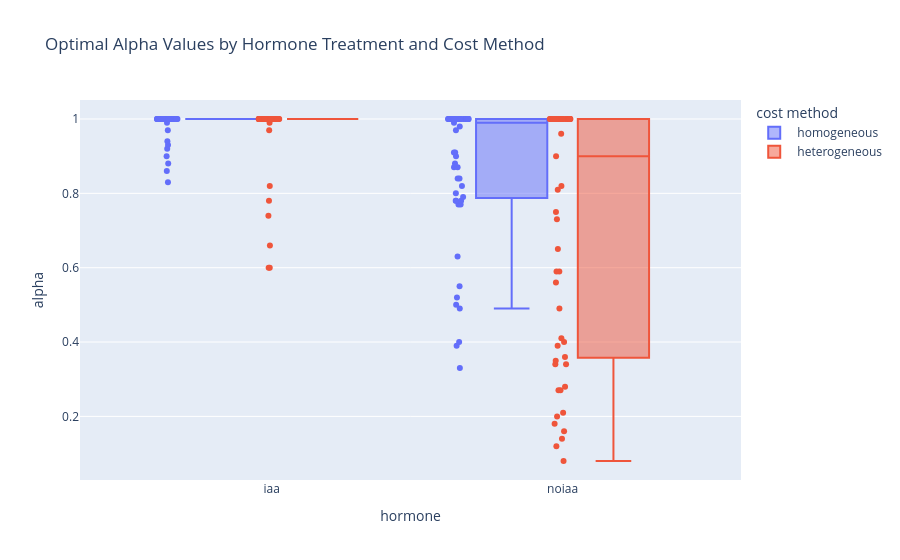

Notebook cell for this chart:
### Markdown cell above
IAA

### Code cell
combined_df_iaa = combined_df[combined_df["hormone"].isin(['iaa', 'noiaa'])]
fig = px.box(combined_df_iaa, x='hormone', y='alpha', color='cost method', points='all',
             title='Optimal Alpha Values by Hormone Treatment and Cost Method',
             category_orders={'hormone': ['iaa', 'noiaa']}
             )

fig.show()

### Figure 1 — Plotly figure (JSON) as saved in the notebook; plotly's stock layout.template omitted (floating-point values rounded to 4 significant figures)
{"data": [{"alignmentgroup": "True", "boxpoints": "all", "hovertemplate": "cost method= homogeneous<br>hormone=%{x}<br>alpha=%{y}<extra></extra>", "legendgroup": " homogeneous", "marker": {"color": "#636efa"}, "name": " homogeneous", "notched": false, "offsetgroup": " homogeneous", "orientation": "v", "showlegend": true, "type": "box", "x": ["iaa", "iaa", "iaa", "iaa", "iaa", "iaa", "iaa", "iaa", "iaa", "iaa", "iaa", "iaa", "iaa", "iaa", "iaa", "iaa", "iaa", "iaa", "iaa", "iaa", "iaa", "noiaa", "noiaa", "noiaa", "noiaa", "noiaa", "noiaa", "noiaa", "noiaa", "noiaa", "noiaa", "noiaa", "noiaa", "noiaa", "noiaa", "noiaa", "noiaa", "noiaa", "noiaa", "noiaa", "noiaa", "iaa", "iaa", "iaa", "iaa", "iaa", "iaa", "iaa", "iaa", "iaa", "iaa", "iaa", "iaa", "iaa", "iaa", "iaa", "iaa", "iaa", "iaa", "iaa", "iaa", "noiaa", "noiaa", "noiaa", "noiaa", "noiaa", "noiaa", "noiaa", "noiaa", "noiaa", "noiaa", "noiaa", "noiaa", "noiaa", "noiaa", "noiaa", "noiaa", "noiaa", "noiaa", "noiaa", "noiaa", "iaa", "iaa", "iaa", "iaa", "iaa", "iaa", "iaa", "iaa", "iaa", "iaa", "iaa", "iaa", "iaa", "iaa", "iaa", "iaa", "iaa", "iaa", "iaa", "iaa", "noiaa", "noiaa", "noiaa", "noiaa", "noiaa", "noiaa", "noiaa", "noiaa", "noiaa", "noiaa", "noiaa", "noiaa", "noiaa"], "x0": " ", "xaxis": "x", "y": [0.94, 1.0, 1.0, 0.88, 1.0, 1.0, 1.0, 1.0, 1.0, 1.0, 1.0, 1.0, 1.0, 1.0, 1.0, 1.0, 1.0, 1.0, 1.0, 1.0, 1.0, 0.79, 0.84, 0.98, 1.0, 0.77, 1.0, 1.0, 1.0, 1.0, 0.88, 1.0, 1.0, 1.0, 1.0, 1.0, 1.0, 1.0, 0.99, 1.0, 1.0, 0.93, 0.83, 1.0, 0.99, 1.0, 1.0, 1.0, 1.0, 0.86, 1.0, 1.0, 1.0, 1.0, 1.0, 1.0, 1.0, 1.0, 1.0, 1.0, 1.0, 0.87, 0.9, 1.0, 0.4, 0.78, 0.97, 0.82, 0.49, 0.91, 0.78, 1.0, 1.0, 1.0, 0.5, 1.0, 1.0, 1.0, 1.0, 1.0, 1.0, 0.92, 0.9, 1.0, 1.0, 1.0, 1.0, 1.0, 1.0, 1.0, 0.97, 1.0, 1.0, 1.0, 1.0, 1.0, 1.0, 1.0, 1.0, 1.0, 1.0, 0.52, 0.87, 0.39, 0.33, 0.91, 1.0, 0.78, 1.0, 0.55, 0.77, 0.63, 0.84, 0.8], "y0": " ", "yaxis": "y"}, {"alignmentgroup": "True", "boxpoints": "all", "hovertemplate": "cost method= heterogeneous<br>hormone=%{x}<br>alpha=%{y}<extra></extra>", "legendgroup": " heterogeneous", "marker": {"color": "#EF553B"}, "name": " heterogeneous", "notched": false, "offsetgroup": " heterogeneous", "orientation": "v", "showlegend": true, "type": "box", "x": ["iaa", "iaa", "iaa", "iaa", "iaa", "iaa", "iaa", "iaa", "iaa", "iaa", "iaa", "iaa", "iaa", "iaa", "iaa", "iaa", "iaa", "iaa", "iaa", "iaa", "iaa", "noiaa", "noiaa", "noiaa", "noiaa", "noiaa", "noiaa", "noiaa", "noiaa", "noiaa", "noiaa", "noiaa", "noiaa", "noiaa", "noiaa", "noiaa", "noiaa", "noiaa", "noiaa", "noiaa", "noiaa", "iaa", "iaa", "iaa", "iaa", "iaa", "iaa", "iaa", "iaa", "iaa", "iaa", "iaa", "iaa", "iaa", "iaa", "iaa", "iaa", "iaa", "iaa", "iaa", "iaa", "noiaa", "noiaa", "noiaa", "noiaa", "noiaa", "noiaa", "noiaa", "noiaa", "noiaa", "noiaa", "noiaa", "noiaa", "noiaa", "noiaa", "noiaa", "noiaa", "noiaa", "noiaa", "noiaa", "noiaa", "iaa", "iaa", "iaa", "iaa", "iaa", "iaa", "iaa", "iaa", "iaa", "iaa", "iaa", "iaa", "iaa", "iaa", "iaa", "iaa", "iaa", "iaa", "iaa", "iaa", "noiaa", "noiaa", "noiaa", "noiaa", "noiaa", "noiaa", "noiaa", "noiaa", "noiaa", "noiaa", "noiaa", "noiaa", "noiaa"], "x0": " ", "xaxis": "x", "y": [0.99, 1.0, 1.0, 0.78, 1.0, 1.0, 1.0, 1.0, 1.0, 1.0, 1.0, 1.0, 1.0, 1.0, 1.0, 1.0, 1.0, 1.0, 1.0, 1.0, 1.0, 0.41, 0.49, 0.81, 1.0, 0.34, 1.0, 1.0, 0.96, 1.0, 0.9, 1.0, 1.0, 1.0, 1.0, 1.0, 1.0, 1.0, 0.82, 1.0, 1.0, 0.82, 0.74, 1.0, 0.97, 1.0, 1.0, 1.0, 1.0, 0.6, 1.0, 1.0, 1.0, 1.0, 1.0, 1.0, 1.0, 1.0, 1.0, 1.0, 1.0, 0.56, 0.59, 1.0, 0.12, 0.34, 0.75, 0.4, 0.18, 0.65, 0.2, 1.0, 1.0, 1.0, 0.35, 1.0, 1.0, 1.0, 1.0, 1.0, 1.0, 1.0, 0.6, 1.0, 1.0, 1.0, 1.0, 1.0, 1.0, 1.0, 0.66, 1.0, 1.0, 1.0, 1.0, 1.0, 1.0, 1.0, 1.0, 1.0, 1.0, 0.14, 0.59, 0.16, 0.08, 0.73, 1.0, 0.27, 1.0, 0.27, 0.28, 0.21, 0.36, 0.39], "y0": " ", "yaxis": "y"}], "layout": {"boxmode": "group", "legend": {"title": {"text": "cost method"}, "tracegroupgap": 0}, "title": {"text": "Optimal Alpha Values by Hormone Treatment and Cost Method"}, "xaxis": {"anchor": "y", "categoryarray": ["iaa", "noiaa"], "categoryorder": "array", "domain": [0, 1], "title": {"text": "hormone"}}, "yaxis": {"anchor": "x", "domain": [0, 1], "title": {"text": "alpha"}}}}
